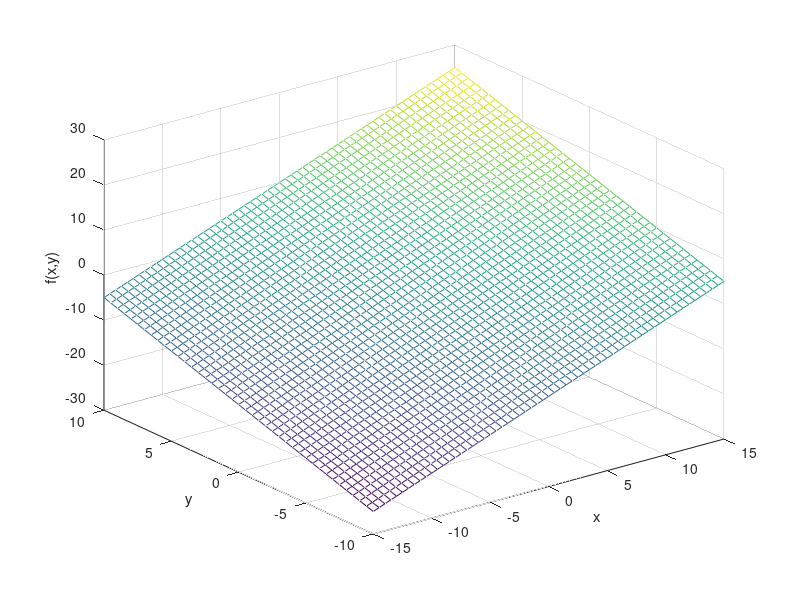

MATLAB code for this plot: (Note: this script raises an error after producing the figure.)
function [] = Przyklad1()
%% Sebastian Szarafin 313460
% Sprawdzenie wyniku przybliżenia całki funkcji f=x+y. 
% Wynik z Wolframa: ~0
format long
a=-15; b=15; c=-10; d=10; 
f=@(x,y)x+y;
correct=0;

x=a:0.5:b;
y=c:0.5:d;
figure(1);
[X, Y]=meshgrid(x, y);
mesh(X, Y, f(X,Y));
xlabel("x");
ylabel("y");
zlabel("f(x,y)");

N=[1 10 100 1000 10000]; M=[1 10 100 1000 10000]; 
t=correct*ones(5,1); w=ones(5,1); e=ones(5,1); 
for i=1:5
    w(i)=IntegralSimpRectMain(f,a,b,c,d,N(i),M(i));
    e(i)=abs(w(i)-t(i));
end

T=table(N',M',w,t,e);
T.Properties.VariableNames={'N','M','uzyskany','teoretyczny','błąd'};
disp(T);

end

